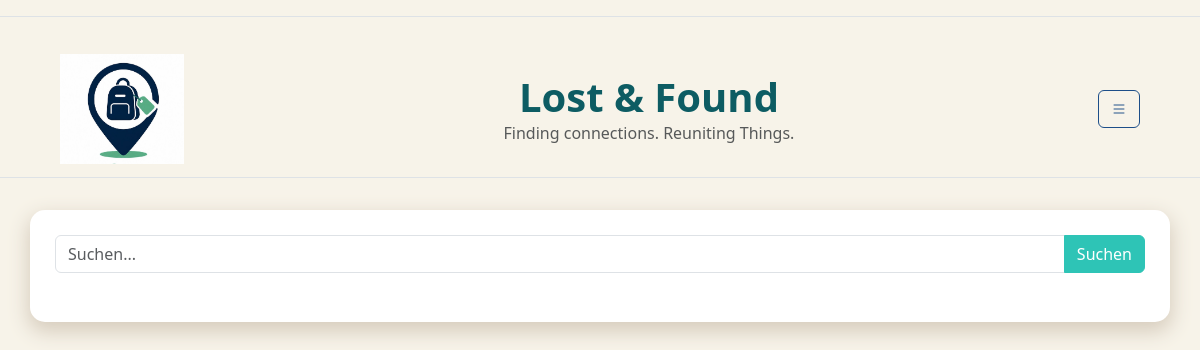
Page /home (signed in) on the earlier database version.
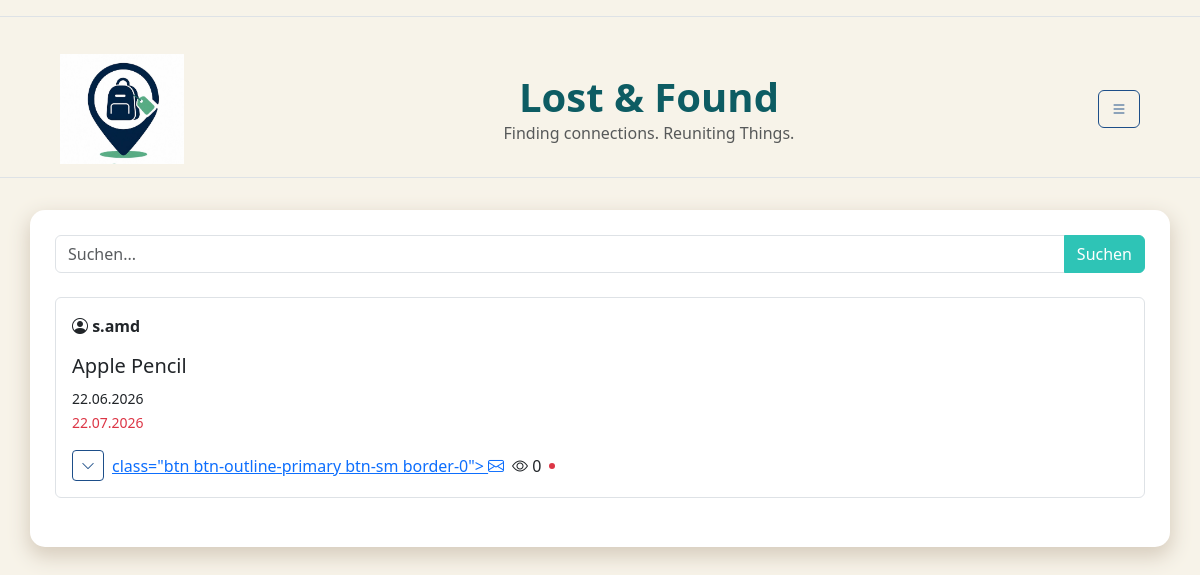
Same page on the later database version.
### db.py (models this page shows)
class Post(db.Model):
    __tablename__ = "post"
    post_id = db.Column(db.Integer,primary_key=True)
    user_id = db.Column(db.Integer,db.ForeignKey("standardUser.user_id"))
    fundbuero_id = db.Column(db.Integer,db.ForeignKey("fundbuero.fundbuero_id"))
    titel = db.Column(db.String,nullable=False)
    meldedatum = db.Column(db.Date)
    verlustdatum = db.Column(db.Date)
    ablaufdatum = db.Column(db.Date)
    schliessdatum = db.Column(db.Date)
    verlustort = db.Column(db.String)
    beschreibung = db.Column(db.Text)
    status = db.Column(db.String,default="laufend")
    views = db.Column(db.Integer,default=0 )
    user = db.relationship("StandardUser",back_populates="posts")
    fundbuero = db.relationship("Fundbuero",back_populates="posts")

class StandardUser(db.Model):
    __tablename__ = "standardUser"
    user_id = db.Column( db.Integer, primary_key=True )
    campus_id = db.Column( db.String, db.ForeignKey("campus.campus_id") )
    name = db.Column( db.String)
    benutzername = db.Column( db.String, unique=True)
    telefonnummer = db.Column(db.String)
    standardtext = db.Column(db.Text)
    passwort = db.Column(db.String,nullable=False)
    hwr_mail = db.Column(db.String, unique=True,nullable=False )
    is_admin = db.Column(db.Boolean, default=False)
    campus = db.relationship("Campus",back_populates="users")
    posts = db.relationship( "Post",back_populates="user")

### app.py (the view)
@app.route("/home")
def home():
    if "user_id" not in session:
        flash("Bitte zuerst einloggen!", "warning")
        return redirect(url_for("login"))
    form = forms.Suchleiste()
    user = db.session.get(StandardUser,session["user_id"])
    posts = db.session.execute(db.select(Post).where(Post.ablaufdatum>=date.today())
                               ).scalars()
    return render_template("home.html", posts=posts, form=form, user=user)

### forms.py
class Suchleiste(FlaskForm):
  suchbegriff = StringField( "Suchbegriff",
       validators=[InputRequired()]
  )
  submit = SubmitField("Suchen")

### templates/home.html (shortened to what this page needs)
{% extends "base.html" %}
{% from 'bootstrap5/utils.html' import render_messages %}
{% block CONTENT %}
<form method="POST" class="mb-4">
    <div class="input-group">
        {{ form.suchbegriff(
            class="form-control",
            placeholder="Suchen..."
        ) }}
        {{ form.submit(
            class="btn btn-primary"
        ) }}
    </div>
</form>
    {% for post in posts %}
        {%if post.user.campus_id == user.campus_id%}
    <div class="border rounded p-3 mb-4">
        <strong>
            <i class="bi bi-person-circle"></i>
            {{ post.user.benutzername }}
        </strong>
        <h5 class="mt-3">
            {{ post.titel }}
        </h5>
           <small>
             {{ post.meldedatum.strftime('%d.%m.%Y') }}
            </small>
            <br>
            <small class="text-danger">
             {{ post.ablaufdatum.strftime('%d.%m.%Y') }}
            </small>
        <div class="mt-3 d-flex align-items-center gap-2">
            <button
                class="btn btn-outline-secondary btn-sm"
                type="button"
                data-bs-toggle="collapse"
                data-bs-target="#details{{ loop.index }}">
                <i class="bi bi-chevron-down"></i>
            </button>
          <a href="mailto:{{ post.user.hwr_mail }}?subject={{ ('Bezüglich: ' ~ post.titel)|urlencode }}
          &body={{('Hallo,' ~'\n\n' ~
           'ich habe möglciherweise Ihren verlorenen Gegenstand gefunden' ~ '\n\n' ~
           'Gegenstand: ' ~post.titel ~'\n' ~
           'Verlustort: ' ~ post.verlustort ~ '\n\n' ~
            'Bitte melden Sie sich bei mir.' ~ '\n\n' ~
            'Viele Grüße'
            )|urlencode }}">
   class="btn btn-outline-primary btn-sm border-0">
    <i class="bi bi-envelope"></i>
</a>
            <span>
                <i class="bi bi-eye"></i>
                {{ post.views }}
            </span>
            <span
                class="rounded-circle bg-danger d-inline-block"
                style="width:6px; height:6px;">
            </span>
        </div>
    </div>
        {%endif%}
    {% endfor %}
{% endblock %}

### templates/base.html (shortened to what this page needs)
<!doctype html>
<html lang="en">
<head>
    {{ bootstrap.load_css() }}
    <link rel="stylesheet"
      href="https://cdn.jsdelivr.net/npm/bootstrap-icons@1.11.3/font/bootstrap-icons.min.css">
    <link rel="stylesheet"
      href="{{ url_for('static', filename='css/style.css') }}">
   <link rel="stylesheet"
      href="{{ url_for('static', filename='css/color.css') }}">
</head>
<body>
<nav class="navbar border-bottom mb-4"></nav>
{% if request.endpoint not in ['login', 'register'] %}
<nav class="navbar border-bottom mb-3">
    <div class="container-fluid d-flex align-items-center">
        <a class="navbar-brand d-flex align-items-center ms-5"
   href="{{ url_for('home') }}">
    <img
        src="{{ url_for('static', filename='images/LogoLostAndFound.jpeg') }}"
        alt="Logo"
        height="110">
     </a>
        <div class="text-center flex-grow-1">
            <h1 class="m-0 fw-bold" style ="font-size: 2.5 em ;">Lost & Found</h1>
            <p class="m-0 text-muted " style="font-size:1.4 em ">Finding connections. Reuniting Things.</p>
        </div>
        <button
            class="btn btn-outline-secondary ms-auto me-5"
            type="button"
            data-bs-toggle="collapse"
            data-bs-target="#navbarToggleExternalContent">
            <i class="bi bi-list"></i>
        </button>
    </div>
</nav>
{% endif %}
<div class="container mt-3">
    {% block CONTENT %}
    {% endblock %}
</div>
</body>
</html>

### static/css/style.css (style rules this page uses)
body { background-color: var(--color-main) !important; }
h1, h2, h3 { color: var(--color-highlight) !important; }
.btn-primary { background-color: var(--color-accent1) !important; border-color: var(--color-accent1) !important; }
.btn-outline-secondary { color: var(--color-accent2) !important; border-color: var(--color-accent2) !important; }
.container { background: white; border-radius: 15px; box-shadow: 0px 8px 20px 2px var(--color-shadow); padding: 25px; }

### static/css/color.css (style rules this page uses)
:root { --color-main: rgb(247, 243, 233); --color-shadow: rgb(215, 205, 190); --color-highlight: rgb(13, 92, 99); --color-accent1: rgb(46, 196, 182); --color-accent2: rgb(29, 78, 137); }

Differences in the rows shown:
added Post: user.benutzername "s.amd", titel "Apple Pencil", meldedatum "22.06.2026", ablaufdatum "22.07.2026", views "0"
